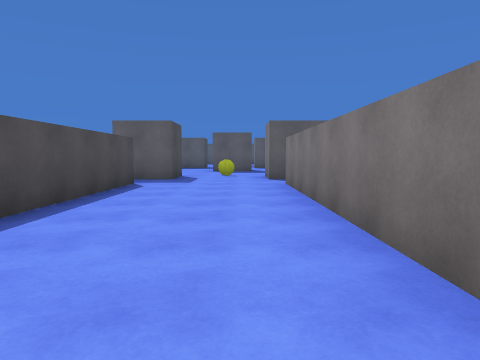
View 1 (above)

16 first-person views from a walk through a Unity game level. The camera is 1.2 m above the floor, tilts 4° down and sees 70° across. The floor is counted in squares, 2 m on a side. Each view is taken from the middle of a square. On the plan, view 1 faces up. The plan holds only what a view shows up to about 10 squares ahead; the rest is blank. The place goes on beyond the plan. The player is left out.

View 2
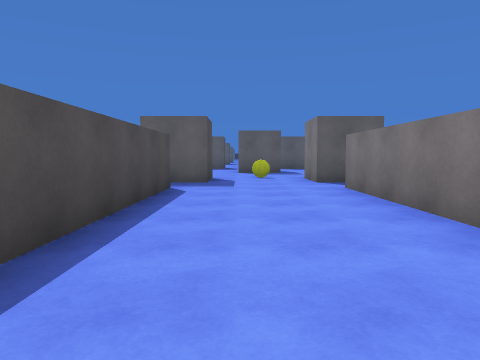

View 3
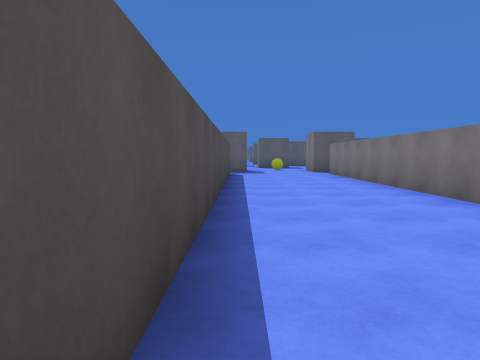

View 4
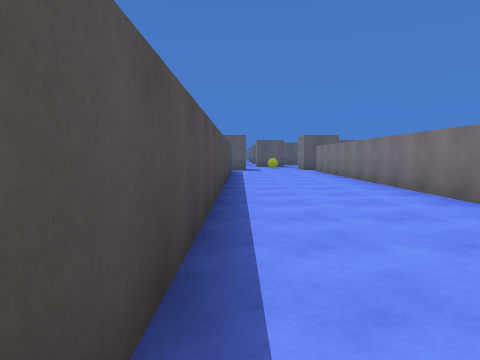

View 5
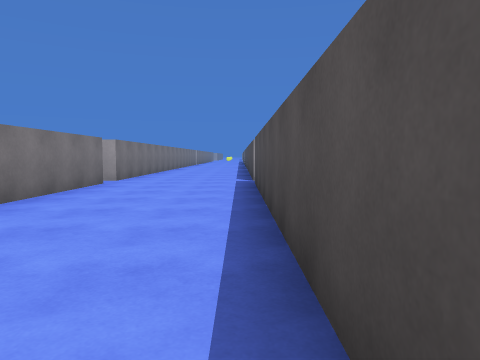

View 6
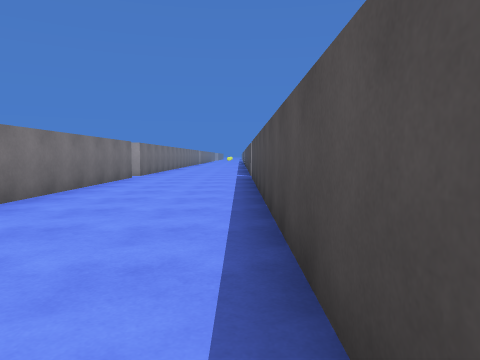

View 7
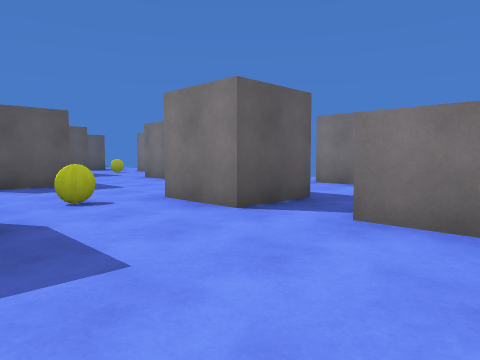

View 8
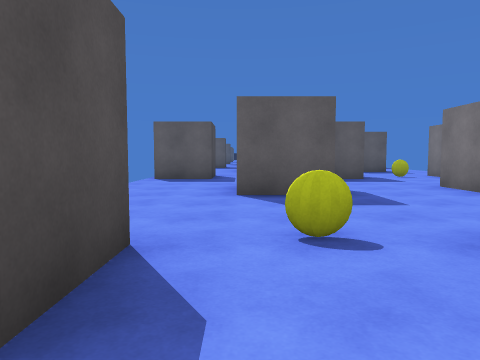

View 9
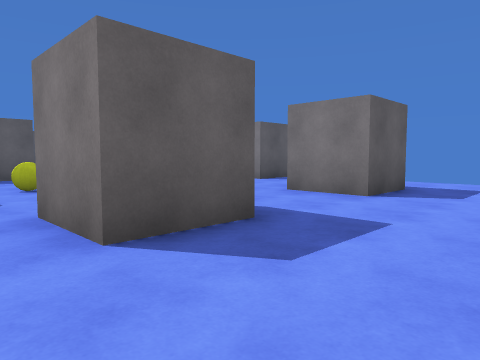

View 10
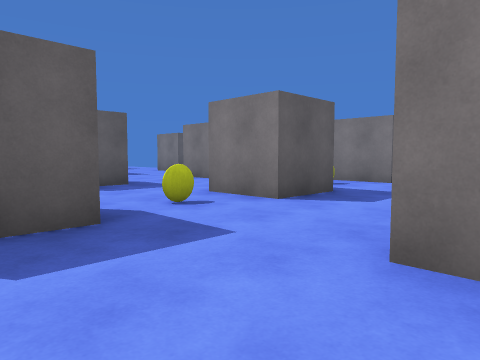

View 11
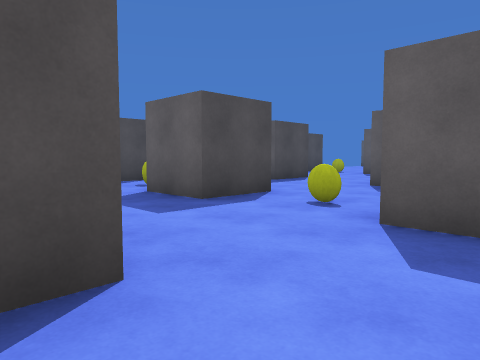

View 12
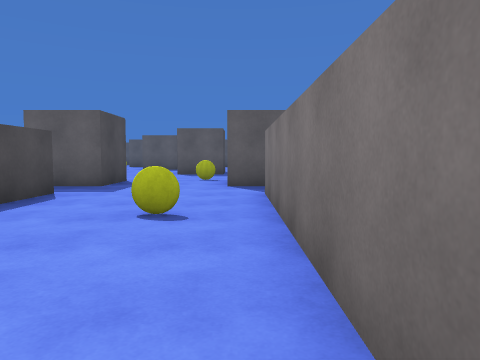

View 13
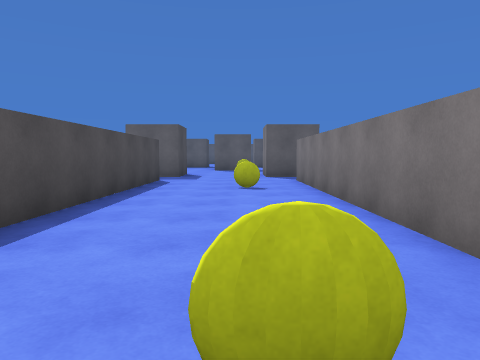

View 14
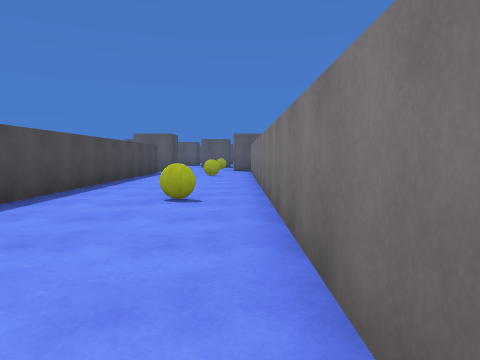

View 15
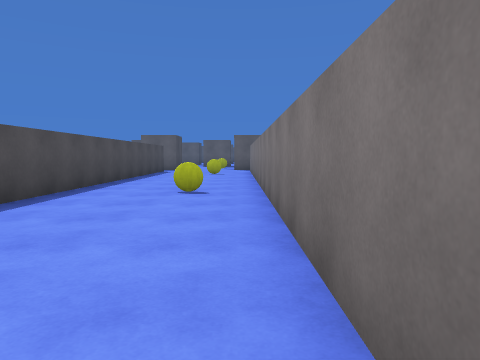

View 16
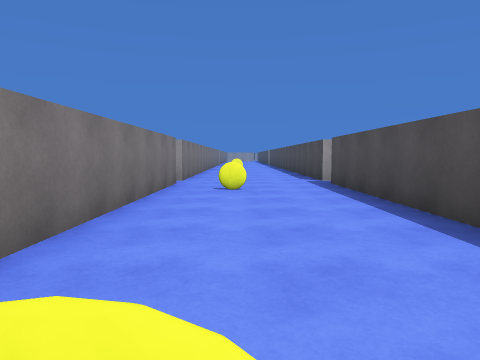

### Floor plan
Points are (right, up) in squares from view 1. A wall is a line through its corners. A room is listed if a view was taken in it or the views show most of it. See-through windows are left out.
Room 1 (views 1, 2, 3, 4, 5, 6, 7, 8)
walls: (-2.3, 7.5) (-2.3, -6.5); (0.8, 8.8) (0.8, 10.4); (-1.7, 10.4) (-1.7, 8.8) (-2.8, 8.8); (1, -6.5) (1, 7.5)
ways out: opening at (-0.5, 9.5) to room 2; opening at (1.5, 8) to room 3
Room 2 (views 9, 10, 11)
walls: (0.5, 13.2) (-1, 13.2) (-1, 14.8); (4.5, 13.2) (3, 13.2) (3, 14.8)
ways out: opening at (-0.5, 9.5) to room 1; opening at (3.5, 9.5) to room 3; opening at (-2.5, 14) to room 4; opening at (1.5, 14) to room 4; opening at (5.5, 14) to room 4
Room 3 (views 12, 13, 14, 15, 16)
walls: (2, 7.5) (2, -6.5); (5.6, 8.8) (4.8, 8.8) (4.8, 10.4); (2.3, 10.4) (2.3, 8.8) (0.8, 8.8); (5.4, -6.5) (5.4, 7.5)
ways out: opening at (1.5, 8) to room 1; opening at (3.5, 9.5) to room 2
Room 4 (no view inside)
walls: (2.3, 18.6) (2.3, 17) (0.8, 17) (0.8, 18.5); (4.5, 14.9) (4.5, 14.2); (-1.7, 18.5) (-1.7, 17) (-3.2, 17); (6, 17) (4.8, 17) (4.8, 18.5)
ways out: opening at (-2.5, 14) to room 2; opening at (1.5, 14) to room 2; opening at (5.5, 14) to room 2; opening at (-0.5, 17.5); opening at (3.5, 17.5)

Positions as (right, up) in squares from view 1, and headings:
1: (0, 0), facing up
2: (-1, 1), facing up
3: (-2, -4), facing up
4: (-2, -6), facing up
5: (-2, 0), facing down
6: (-2, 2), facing down
7: (-2, 6), facing up-right
8: (-1, 8), facing up
9: (-2, 11), facing up-right
10: (-3, 14), facing up-right
11: (6, 14), facing up-left
12: (5, 2), facing up
13: (4, -1), facing up
14: (5, -5), facing up
15: (5, -6), facing up
16: (4, 0), facing down
